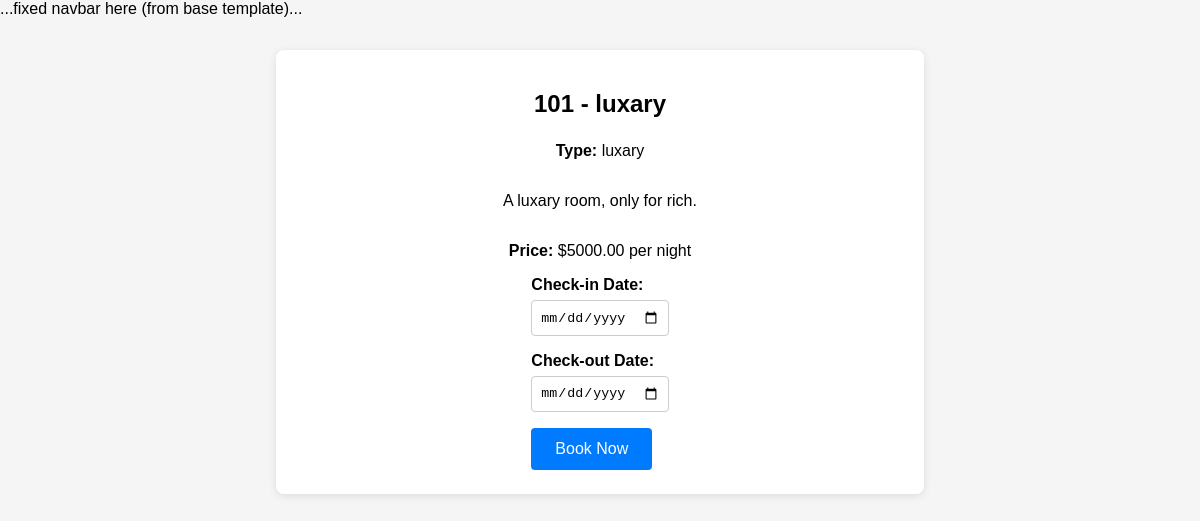
The page /booking/4/ (signed in) on the database its author committed.
### home/models.py (models this page shows, shortened)
class Room(models.Model):
    room_number = models.CharField(max_length=10, unique=True)
    room_type = models.CharField(max_length=50)  # e.g., Single, Double, Suite
    price_per_night = models.DecimalField(max_digits=8, decimal_places=2)
    is_available = models.BooleanField(default=True)
    description = models.TextField(blank=True, null=True)
    image = models.ImageField(upload_to='room_images/', blank=True, null=True)

### home/views.py (the view, shortened to what this page needs)
# urls.py: path('booking/<int:room_id>/', book_room, name='booking'),
@login_required
def book_room(request, room_id):
    room = get_object_or_404(Room, id=room_id)
    return render(request, 'book.html', {'room': room})

### templates/book.html (shortened to what this page needs)
{% load static %}
<!DOCTYPE html>
<html lang="en">
<head>
  <link rel="stylesheet" href="{% static 'css/book.css' %}">
</head>
<body>
  <nav>...fixed navbar here (from base template)...</nav>
  <main class="booking-container">
    <h1>{{ room.room_number }} - {{ room.room_type }}</h1>
    <p><strong>Type:</strong> {{ room.room_type }}</p>
    <p>{{ room.description }}</p>
    <p><strong>Price:</strong> ${{ room.price_per_night }} per night</p>
    <form method="post">
      <div class="form-group">
        <label for="checkin">Check-in Date:</label>
        <input type="date" id="checkin" name="check_in">
      </div>
      <div class="form-group">
        <label for="checkout">Check-out Date:</label>
        <input type="date" id="checkout" name="check_out">
      </div>
      <button type="submit">Book Now</button>
    </form>
  </main>
</body>
</html>

### static/css/book.css (style rules this page uses)
body { margin: 0; font-family: sans-serif; background-color: #f5f5f5; }
.booking-container { max-width: 600px; margin: 2rem auto; padding: 1.5rem; background-color: #fff; box-shadow: 0 2px 8px rgba(0, 0, 0, 0.1); border-radius: 8px; display: flex; flex-direction: column; align-items: center; }
.booking-container h1 { margin-bottom: 0.5rem; font-size: 1.5rem; }
.form-group { width: 100%; margin-bottom: 1rem; display: flex; flex-direction: column; }
.form-group label { font-weight: bold; margin-bottom: 0.4rem; }
.form-group input[type="date"] { padding: 0.5rem; border: 1px solid #ccc; border-radius: 4px; transition: border-color 0.3s, box-shadow 0.3s; }
button { padding: 0.75rem 1.5rem; background-color: #007bff; color: #fff; border: none; border-radius: 4px; font-size: 1rem; cursor: pointer; transition: background-color 0.3s; }

### rows shown on the page
Room: room_number "101", room_type "luxary", description "A luxary room, only for rich.", price_per_night "5000.00"
